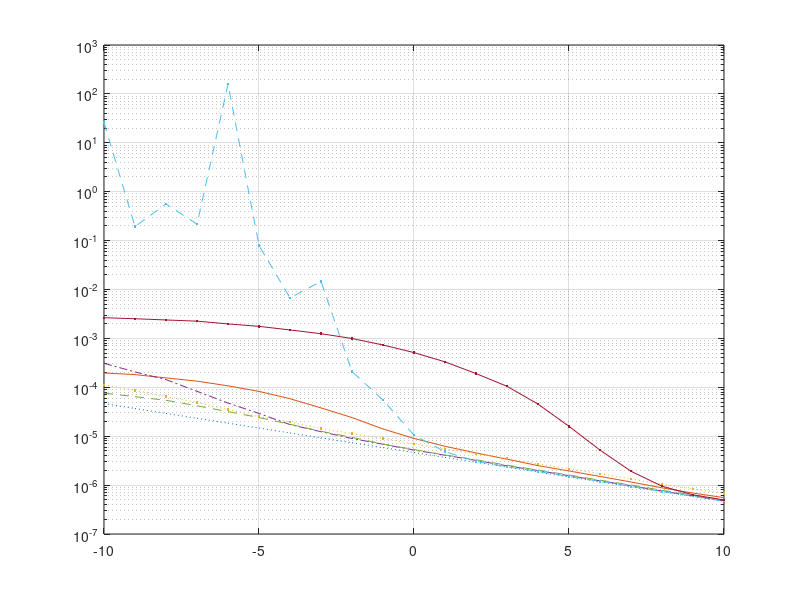

This chart was generated by the following MATLAB code: (Note: this script raises an error after producing the figure.)
clear
clc
close all

load('new_2_CRVB_delta.mat')
load('new_2_MSE_delta_NM.mat')
load('new_2_MSE_delta_kay.mat')
load('new_2_MSE_delta_LR.mat')
load('new_2_MSE_delta_fitz.mat')
load('new_1_MSE_block_v_SD_001.mat')

SNR=[-10:1:10];

MSE_delta_NM(1,9)=2.1e-4;
MSE_delta_NM(1,10)=0.55e-4;
% MSE_delta_NM(1,11)=1.1e-5;
MSE_delta_NM(2,7)=7e-5;
MSE_delta_NM(2,6)=1.9e-4;
MSE_delta_kay(1,17)=5.2e-6;
MSE_delta_kay(1,19)=0.95e-6;

figure(1)
p1=semilogy(SNR,CRVB_delta(1,:),':');
hold on
p2=semilogy(SNR,MSE_block_v_SD_001(1,1:21),'-');
hold on
p7=semilogy(SNR,MSE_block_v_SD_001(3,1:21),':.');
hold on
p5=semilogy(SNR,MSE_delta_LR(1,:),'-.');
hold on
p6=semilogy(SNR,MSE_delta_fitz(1,:),'--');
grid on
p3=semilogy(SNR,MSE_delta_NM(1,:),'--.');
hold on
p4=semilogy(SNR,MSE_delta_kay(1,:),'.-');
hold on
[hc,ht,hcl] = nice_plot(gcf); 
lgnd=legend({'CRVB','SL ($v{=}1$)','SL ($v{=}16$)','L\&R','Fitz','NM ($v{=}1$ SL based)','Kay'},'Interpreter','latex','Location','southwest');
ylab=ylabel('MSE of $M\hat{\delta}$','Interpreter','latex');
% ylab=ylabel('mean squared error of M$\hat{\delta}$','Interpreter','latex');
xlab=xlabel('$E_s/N_0$ (dB)','Interpreter','latex');
set(xlab,'FontSize',12);
set(ylab,'FontSize',12);
ylim([4e-7 2e-4])
set(lgnd,'FontSize',9.5);

% hold on


% p3=semilogy(SNR,MSE_delta_NM(2,:),'-<');
% hold on
% % p4=semilogy(SNR,MSE_delta_NM_ideal(1,:),'-<');
% % hold on
% p5=semilogy(SNR,MSE_delta_kay(1,:),'-d');
% hold on
% p6=semilogy(SNR,MSE_delta_LR(1,:),'-*');
% hold on
% p7=semilogy(SNR,MSE_delta_fitz(1,:),'-p');
% hold on
% grid on
% [hc,ht,hcl] = nice_plot(gcf); 
% legend('CRVB','1-NM','16-NM','kay','LR','fitz')
% ylabel('MSE(M\delta)')
% xlabel('E_s/N_0(dB)')

